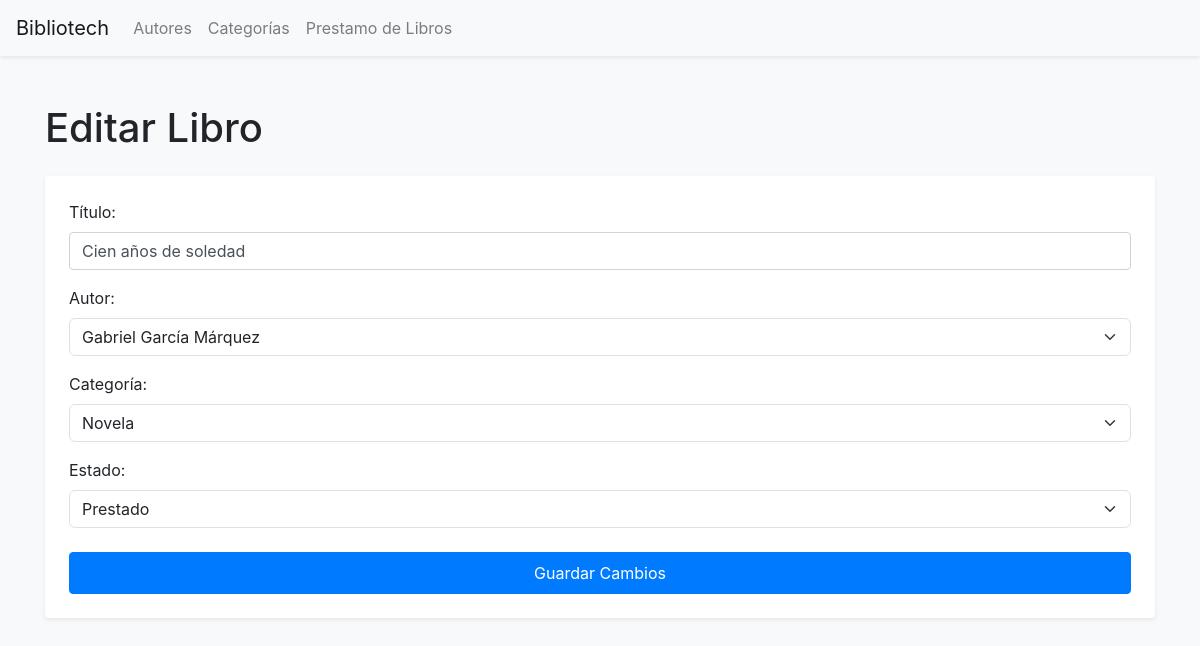
/public/editar_libro.php?id=1, run on the app's committed database.
### tables this page shows
CREATE TABLE `libros` (
  `id` int(11) NOT NULL,
  `titulo` varchar(255) DEFAULT NULL,
  `autor_id` int(11) DEFAULT NULL,
  `categoria_id` int(11) DEFAULT NULL,
  `estado` enum('disponible','prestado') DEFAULT 'disponible'
);

CREATE TABLE `autores` (
  `id` int(11) NOT NULL,
  `nombre` varchar(100) DEFAULT NULL
);

CREATE TABLE `categorias` (
  `id` int(11) NOT NULL,
  `nombre` varchar(50) DEFAULT NULL
);

### classes/Biblioteca.php (called while the page is built, shortened)
<?php
require_once 'Libro.php';
require_once 'Autor.php';
require_once 'Categoria.php';
class Biblioteca {
    private $libro;
    private $autor;
    private $categoria;
    public function __construct($pdo) {
        $this->libro = new Libro($pdo);
        $this->autor = new Autor($pdo);
        $this->categoria = new Categoria($pdo);
    }
    public function obtenerLibroPorId($id) {
        return $this->libro->obtenerPorId($id);
    }
    public function obtenerTodosAutores() {
        return $this->autor->obtenerTodos();
    }
    public function obtenerTodasCategorias() {
        return $this->categoria->obtenerTodos();
    }
}
?>

### classes/Libro.php (called while the page is built, shortened)
<?php
class Libro {
    private $pdo;
    public function __construct($dbConnection) {
        $this->pdo = $dbConnection;
    }
    public function obtenerPorId($id) {
        try {
            $sql = "SELECT * FROM libros WHERE id = :id";
            $stmt = $this->pdo->prepare($sql);
            $stmt->bindParam(':id', $id);
            $stmt->execute();
            $resultado = $stmt->fetch(PDO::FETCH_ASSOC);
            return $resultado ? $resultado : null;
        } catch (PDOException $e) {
            throw new Exception("Error al obtener el libro: " . $e->getMessage());
        }
    }
}
?>

### classes/Autor.php (called while the page is built, shortened)
<?php
class Autor
{
    private $pdo;
    public function __construct($dbConnection)
    {
        $this->pdo = $dbConnection;
    }
    public function obtenerTodos()
    {
        try {
            $sql = "SELECT * FROM autores";
            $stmt = $this->pdo->query($sql);
            return $stmt->fetchAll(PDO::FETCH_ASSOC);
        } catch (PDOException $e) {
            throw new Exception("Error al obtener autores: " . $e->getMessage());
        }
    }
}

### classes/Categoria.php (called while the page is built, shortened)
<?php
class Categoria
{
    private $pdo;
    public function __construct($dbConnection)
    {
        $this->pdo = $dbConnection;
    }
    public function obtenerTodos()
    {
        try {
            $sql = "SELECT * FROM categorias";
            $stmt = $this->pdo->query($sql);
            return $stmt->fetchAll(PDO::FETCH_ASSOC);
        } catch (PDOException $e) {
            throw new Exception("Error al obtener categorías: " . $e->getMessage());
        }
    }
}

### public/editar_libro.php (the view, shortened to what this page needs)
<?php
require_once '../classes/Biblioteca.php';
try {
    $pdo = Database::getConnection();
    $biblioteca = new Biblioteca($pdo);
    $autores = $biblioteca->obtenerTodosAutores();
    $categorias = $biblioteca->obtenerTodasCategorias();
    if (isset($_GET['id'])) {
        $libroId = $_GET['id'];
        $libroData = $biblioteca->obtenerLibroPorId($libroId);
    } else {
        header("Location: index.php");
        exit();
    }
} catch (Exception $e) {
    die("Error: " . $e->getMessage());
}
?>
<!DOCTYPE html>
<html lang="es">
<head>
    <link href="https://cdn.jsdelivr.net/npm/bootstrap@5.3.0/dist/css/bootstrap.min.css" rel="stylesheet">
</head>
<body class="bg-light">
<?php include 'nav_bar.php'; ?>
    <div class="container mt-5">
        <h1 class="mb-4">Editar Libro</h1>
        <form action="editar_libro.php?id=<?php echo $libroId; ?>" method="POST" class="bg-white p-4 rounded shadow-sm">
            <div class="mb-3">
                <label for="titulo" class="form-label">Título:</label>
                <input type="text" class="form-control" id="titulo" name="titulo" value="<?php echo htmlspecialchars($libroData['titulo']); ?>" required>
            </div>
            <div class="mb-3">
                <label for="autor_id" class="form-label">Autor:</label>
                <select class="form-select" id="autor_id" name="autor_id" required>
                    <?php foreach ($autores as $a): ?>
                        <option value="<?php echo $a['id']; ?>" <?php echo $a['id'] == $libroData['autor_id'] ? 'selected' : ''; ?>>
                            <?php echo htmlspecialchars($a['nombre']); ?>
                        </option>
                    <?php endforeach; ?>
                </select>
            </div>
            <div class="mb-3">
                <label for="categoria_id" class="form-label">Categoría:</label>
                <select class="form-select" id="categoria_id" name="categoria_id" required>
                    <?php foreach ($categorias as $c): ?>
                        <option value="<?php echo $c['id']; ?>" <?php echo $c['id'] == $libroData['categoria_id'] ? 'selected' : ''; ?>>
                            <?php echo htmlspecialchars($c['nombre']); ?>
                        </option>
                    <?php endforeach; ?>
                </select>
            </div>
            <div class="mb-4">
                <label for="estado" class="form-label">Estado:</label>
                <select class="form-select" id="estado" name="estado" required>
                    <option value="prestado" <?php echo $libroData['estado'] == 'prestado' ? 'selected' : ''; ?>>Prestado</option>
                </select>
            </div>
            <button type="submit" class="btn btn-primary w-100 py-2">Guardar Cambios</button>
        </form>
    </div>
</body>
</html>

### data on the page
libros: titulo "Cien años de soledad", autor_id "Gabriel García Márquez", categoria_id "Novela", estado "Prestado"
